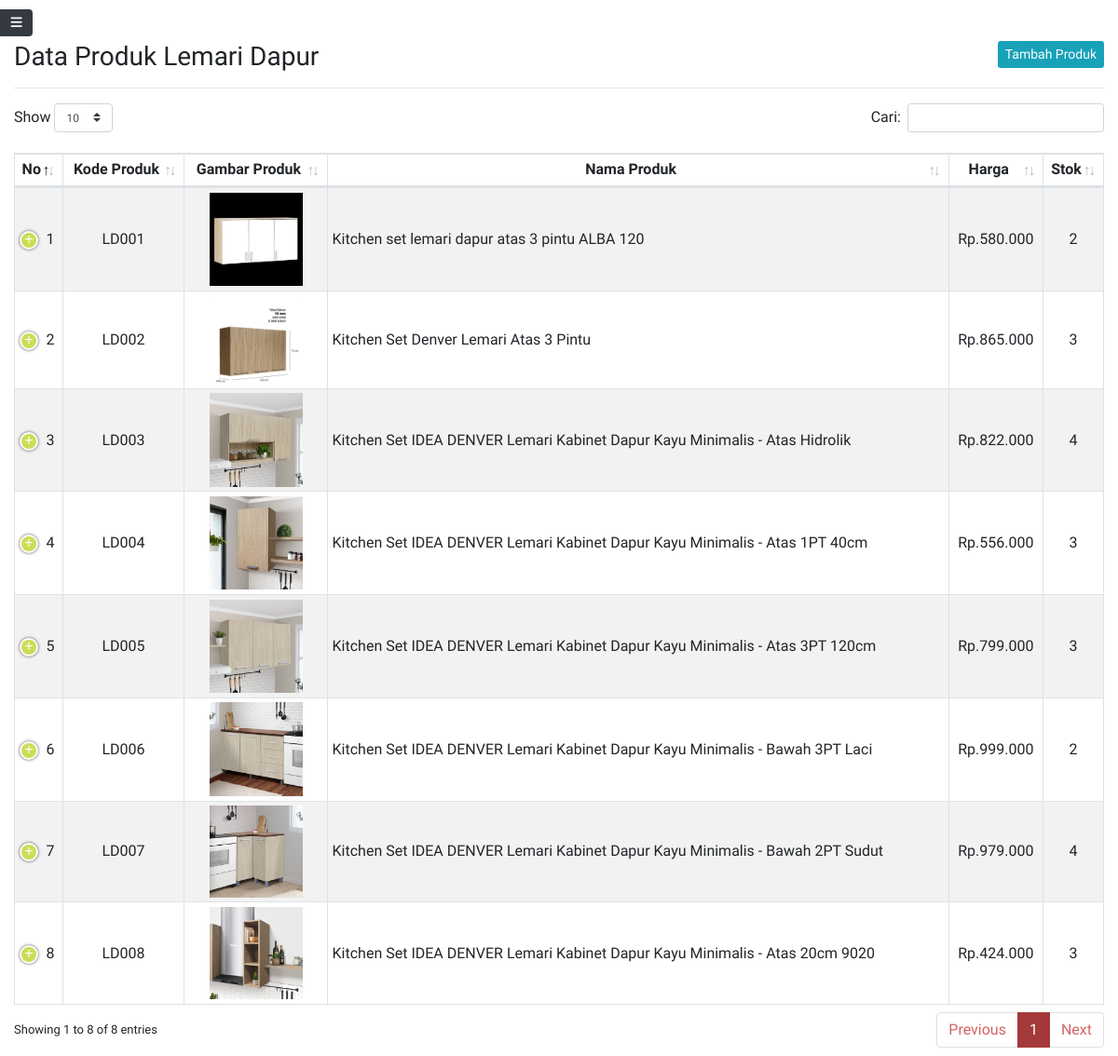
The page /produk-lemari-dapur.php (signed in) on the database its author committed.
### tables this page shows
CREATE TABLE `produk_lemari_dapur`  (
  `idproduk` int NOT NULL AUTO_INCREMENT,
  `kode_produk` varchar(100) NOT NULL,
  `gambar` varchar(255) NULL DEFAULT NULL,
  `nama_produk` varchar(255) NOT NULL,
  `harga_jual` int NOT NULL,
  `stok` int NULL DEFAULT NULL,
  `tgl_input` timestamp NOT NULL DEFAULT current_timestamp ON UPDATE CURRENT_TIMESTAMP,
  PRIMARY KEY (`idproduk`) USING BTREE
);

### produk-lemari-dapur.php (the view, shortened to what this page needs)
<?php include 'sidebar.php'; ?>
<br>
<h1 class="h3 mb-0">
    Data Produk Lemari Dapur
    <button class="btn btn-info btn-sm border-0 float-right" type="button" data-toggle="modal" data-target="#TambahProduk">Tambah Produk</button>
</h1>
<hr>
<table class="table table-striped table-sm table-bordered dt-responsive nowrap" id="table" width="100%">
    <thead>
        <tr class="text-center">
            <th>No</th>
            <th>Kode Produk</th>
            <th>Gambar Produk</th>
            <th>Nama Produk</th>
            <th>Harga</th>
            <th>Stok</th>
        </tr>
    </thead>
    <tbody>
        <?php
        $no = 1;
        $data_barang = mysqli_query($conn, "SELECT * FROM produk_lemari_dapur ORDER BY idproduk ASC");
        while ($d = mysqli_fetch_array($data_barang)) {
        ?>
            <tr class="text-center">
                <td class="align-middle"><?php echo $no++; ?></td>
                <td class="align-middle"><?php echo $d['kode_produk']; ?></td>
                <td class="align-middle"><img src="images/lemari_dapur/<?= $d['gambar']; ?>" width="100"></td>
                <td class="align-middle text-left"><?php echo $d['nama_produk']; ?></td>
                <td class="align-middle">Rp.<?php echo ribuan($d['harga_jual']); ?></td>
                <td class="align-middle"><?php echo $d['stok']; ?></td>
            </tr>
        <?php } ?>
    </tbody>
</table>
<?php include 'footer.php'; ?>

### assets/css/style.css (style rules this page uses)
html, body { font-size: 1rem; scroll-behavior: smooth; font-family: 'Signika', sans-serif; }
.btn, .btn:focus, .btn:hover, .btn:active { border: none !important; }

### rows shown on the page
produk_lemari_dapur: kode_produk "LD001", gambar (picture), nama_produk "Kitchen set lemari dapur atas 3 pintu ALBA 120", harga_jual "580.000", stok "2"
produk_lemari_dapur: kode_produk "LD002", gambar (picture), nama_produk "Kitchen Set Denver Lemari Atas 3 Pintu", harga_jual "865.000", stok "3"
produk_lemari_dapur: kode_produk "LD003", gambar (picture), nama_produk "Kitchen Set IDEA DENVER Lemari Kabinet Dapur Kayu Minimalis - Atas Hidrolik", harga_jual "822.000", stok "4"
produk_lemari_dapur: kode_produk "LD004", gambar (picture), nama_produk "Kitchen Set IDEA DENVER Lemari Kabinet Dapur Kayu Minimalis - Atas 1PT 40cm", harga_jual "556.000", stok "3"
produk_lemari_dapur: kode_produk "LD005", gambar (picture), nama_produk "Kitchen Set IDEA DENVER Lemari Kabinet Dapur Kayu Minimalis - Atas 3PT 120cm", harga_jual "799.000", stok "3"
produk_lemari_dapur: kode_produk "LD006", gambar (picture), nama_produk "Kitchen Set IDEA DENVER Lemari Kabinet Dapur Kayu Minimalis - Bawah 3PT Laci", harga_jual "999.000", stok "2"
produk_lemari_dapur: kode_produk "LD007", gambar (picture), nama_produk "Kitchen Set IDEA DENVER Lemari Kabinet Dapur Kayu Minimalis - Bawah 2PT Sudut", harga_jual "979.000", stok "4"
produk_lemari_dapur: kode_produk "LD008", gambar (picture), nama_produk "Kitchen Set IDEA DENVER Lemari Kabinet Dapur Kayu Minimalis - Atas 20cm 9020", harga_jual "424.000", stok "3"
